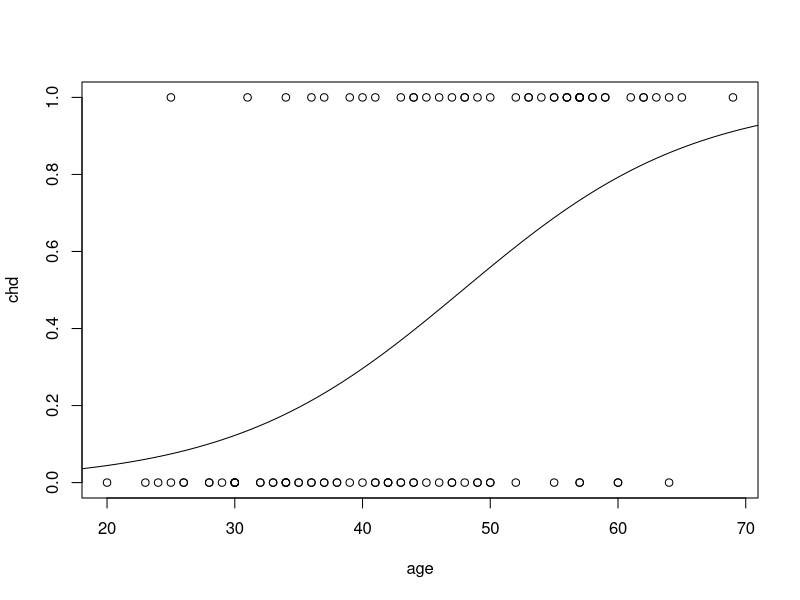
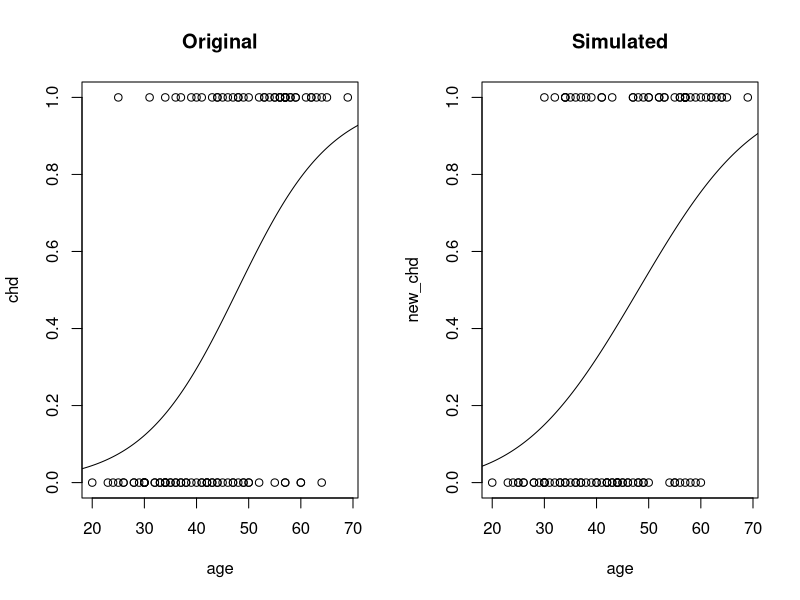
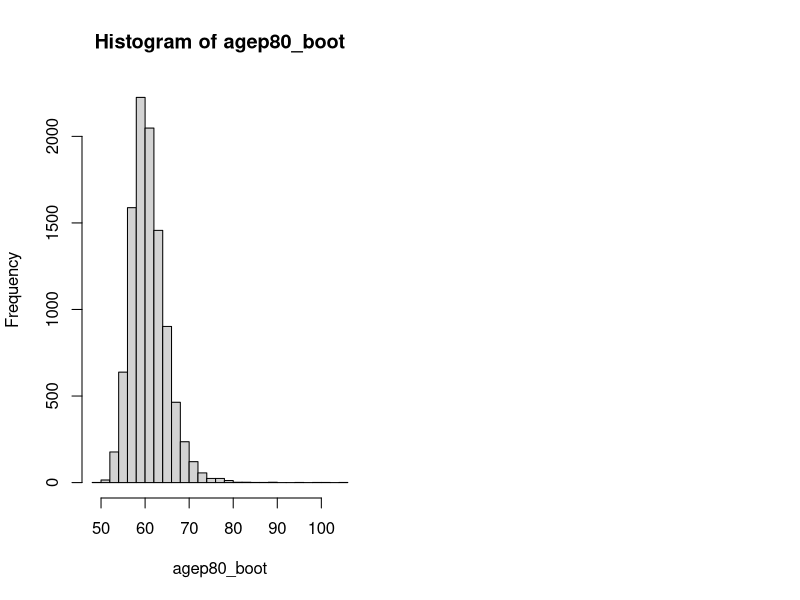

Write the R code that produced these figures, in order.
## Parametric bootstrapping

setwd("/Users/tarineccleston/Documents/Masters/STATS 762/regression-for-DS/bootstrapping")

# a bit of a throwback
chd_df = read.table("data/chd.data", header = TRUE)
chd_fit = glm(chd ~ age, family = "binomial", data = chd_df)

summary(chd_fit)
plot(chd ~ age, data = chd_df)
xx = seq(10, 80, length.out = 1000)
yy = predict(chd_fit, newdata = data.frame(age = xx), type = "response")
lines(xx, yy)
  
# How do we estimate the age which you are 80% likely to get CHD?
# Bootstrapping is simulating data consistent with the model instead of collecting more data.
# Assuming model is true

# Create new matrix, age from sample, and predicted likelihood of chd to the response
cbind(chd_df$age, fitted(chd_fit))

# flipping "coin" for each person from age 20 -> 63
n_people = nrow(chd_df)
new_chd = rbinom(n_people, 1, predict(chd_fit, type = "response"))

# comparison between real and simulated responce
par(mfrow = c(1, 2))
plot(chd ~ age, data = chd_df, main = "Original")
yy = predict(chd_fit, newdata = data.frame(age = xx), type = "response")
lines(xx, yy)
plot(new_chd ~ age, data = chd_df, main = "Simulated")

# fit binomial model
new_fit = glm(new_chd ~ age, family = binomial("probit"), data = chd_df)
yy = predict(new_fit, newdata = data.frame(age = xx), type = "response")
lines(xx, yy)

# create multiple simulations to calculate estimates for int and co-eff, and then calculate SE, SD
# can run simulations instead of calculating values using maths/theory
n_boots = 10000
coef_boot = matrix(0, nrow = n_boots, ncol = 2)
# vector to store estimates of the age at which the chance of having CHD is 80%
agep80_boot = numeric(n_boots)
for (i in 1:n_boots){
  chd_boot = rbinom(n_people, 1, predict(chd_fit, type = "response"))
  fit_boot = glm(chd_boot ~ age, family = binomial(link = "probit"), data = chd_df)
  coef_boot[i, ] = coef(fit_boot)
  agep80_boot[i] = (0.84162 - coef(fit_boot)[1])/coef(fit_boot)[2]
}
  
# Let's see how we did with the estimated coefficients, comparing them to theory

# SE from summary()
summary(chd_fit)$coef[,2]
# SE from the boostrap
apply(coef_boot, 2, sd)
## not sure why the standard errors are really far apart

# estimate from the real data
agep80_est = (0.84162 - coef(chd_fit)[1]/coef(chd_fit)[2])
agep80_est
# the standard error calculated by bootstrap
agep80_se = sd(agep80_boot)

# we can use standard theory (i.e assuming a normal sampling dist) to get a
# confidence interval
c(agep80_est - qnorm(0.975)*agep80_se, agep80_est + 1.96*agep80_se)

hist(agep80_boot, breaks = 20)

# there's a better way to do all of this which doesn't require us to assume the sampling 
# distribution for the estimator (beta coefficients) is normal
# the histogram shows that the data is slightly right-skewed

# easier way to get confidence intervals
# confidence interval for Beta0
quantile(coef_boot[, 1], probs = c(0.025, 0.975))
# confidence interval for Beta1
quantile(coef_boot[, 1], probs = c(0.025, 0.975))
# confidence interval for the age at which CHD prob is 80% is...
quantile(coef_boot[, 1], probs = c(0.025, 0.975))

# normal Q-Q plots can be used to visualize data skew. if the slope is straight
# then the data is not skewed

## Non-parametric Bootstrapping

# the difference between parametric and non-parametric is we resample from
# the original data set

# sample random numbers from 0 - 100, corresponding to the data rows in the 
# original data set

# for one iteration...
# s = sample(n_people, replace = TRUE)
# chd_df_np_boot = chd_df[s,]

n_np_boots = 10000

coef_np_boots = matrix(0, nrow = n_boots, ncol = 2)
agep80_np_boot = numeric(n_boots)

# for 10000 iterations
for (i in 1:n_np_boots) {
  # only difference between non-parametric and parametric is this line of code
  chd_df_np_boot = chd_df[sample(n_people, replace = TRUE),]

  fit_np_boot = glm(chd ~ age, family = binomial(link = "probit"), data = chd_df_np_boot)
  coef_np_boots[i,] = coef(fit_np_boot)
  agep80_np_boot = (0.84162 - coef(fit_np_boot)[1]/coef(fit_np_boot)[2])
}

# compare standard deviations
# the standard deviations between parametric and non-parametric bootstrapping
# are quite similar. The SD is a measure of how much variance there is for beta
# values in the simulated data
apply(coef_np_boots, 2, sd)
apply(coef_boot, 2, sd)
